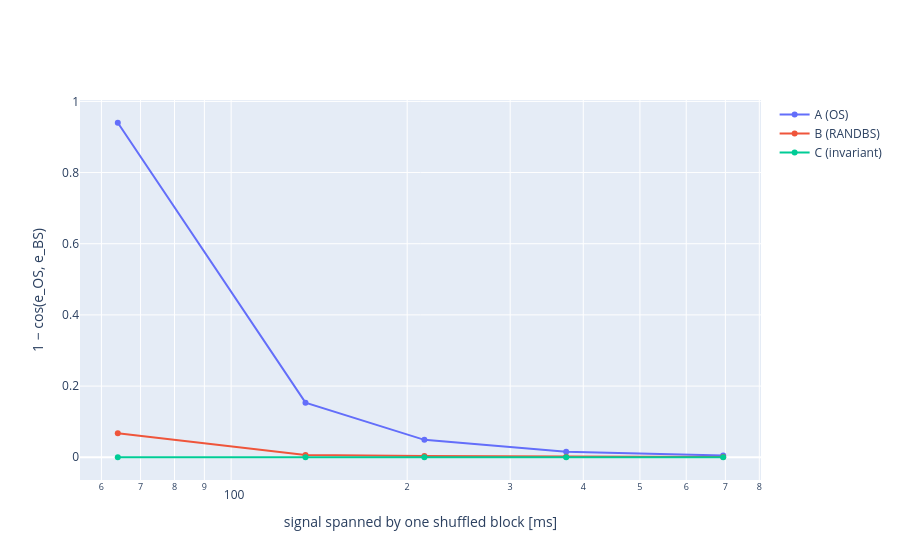

Notebook source saved alongside this figure:
### Code cell
strategies = ["SS" if b == 1 else f"BS{b}" for b in block_sizes]
block_ms = [(b - 1) * transformation.frame_step_s * 1000 + transformation.frame_length_s * 1000 for b in block_sizes]

fig = go.Figure()
for label, (_, model) in loaded.items():
    sensitivity = permutation_sensitivity(model, utterances, segment_length, strategies, device)
    fig.add_scatter(x=block_ms, y=[sensitivity[s] for s in strategies], mode="lines+markers", name=label)
fig.update_layout(xaxis_title="signal spanned by one shuffled block [ms]", yaxis_title="1 − cos(e_OS, e_BS)", xaxis_type="log")
fig.show()
plt.show()

### Figure 1 — Plotly figure (JSON) as saved in the notebook; plotly's stock layout.template omitted (floating-point values rounded to 4 significant figures)
{"data": [{"mode": "lines+markers", "name": "A (OS)", "type": "scatter", "x": [64, 134, 214, 374, 694], "y": [0.94, 0.1534, 0.04887, 0.01515, 0.005208]}, {"mode": "lines+markers", "name": "B (RANDBS)", "type": "scatter", "x": [64, 134, 214, 374, 694], "y": [0.06714, 0.006582, 0.003199, 0.001692, 0.001013]}, {"mode": "lines+markers", "name": "C (invariant)", "type": "scatter", "x": [64, 134, 214, 374, 694], "y": [1.007e-08, 8.106e-09, 1.067e-08, 1.299e-08, 9.298e-09]}], "layout": {"xaxis": {"title": {"text": "signal spanned by one shuffled block [ms]"}, "type": "log"}, "yaxis": {"title": {"text": "1 − cos(e_OS, e_BS)"}}}}
